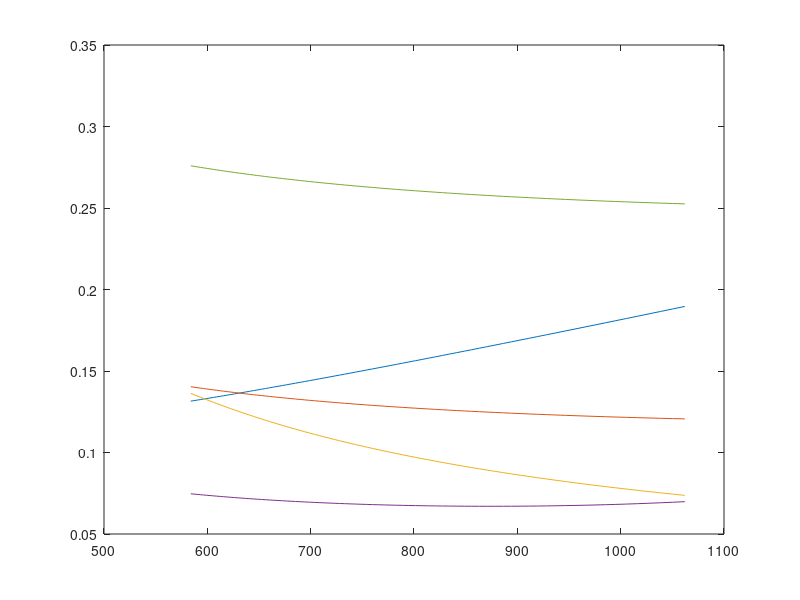

Reproduce this figure in MATLAB. (Note: this script raises an error after producing the figure.)
%Created by Kriston Rickman
%Date created 07/06/26
%V1.12
%Energy based constraint analysis
%Note:

%/*Goals*\

%/*simple concept of the takeoff constraint. formulas have been double
% checked and have changed base on the developing knowledge on the
% matter.*\

clearvars

%What the user wants to do

%user_path = user_state()
user_path = 1; % Delete when furhter advancing user inputs

switch user_path

    case 0
        state = "Find T/W and Wing laoding from past value"; % You plug in the value you were looking for then after looking at the grtaph and ifnding the numbers, you enter this state and type in the number and it rounds to the nearest values that it was computing of its related data.

    case 1
        state = "Find T/W";

    case 2
        state = "find_hp";

    case 3
        state = "find_wing_area";

    case 4
        state = "find_weight";


    case 5
        state = "find_span";

    case 6
        state = "explore_aircraft";


    otherwise
        disp("Invalid choice");
end



%Initial assumptions of aircraft design

Gravity = 9.81;

rho_SL = 1.225;

Cruise_velocity = 74.594;

C_Dmin = 0.027; % Assumption from Cirrus sr 20
C_Lmin = 0.3; % Assumption from Cirrus sr 20

Sweep_angle = 3; % Made from assumption

HP_to_watts = 745.7;

%The Design of the aircraft inputs
%NOTE Measuremnt in HP will be convert to Watts

Engine_power_HP = 230; % Assumption of Eninge need data
Span = 9; % assume based on aircraft type
Wing_area = 8:0.1:16; % assume based on aircraft type

Mass_without_wing_skin = 780; % assume based on aircraft type
Wing_mass_per_volume = 2700; % assumption of mass of GA aluminum
Wing_skin_thickness = 0.002; % assumption of mass of GA aluminum

% Engine Characteristics calculations

Engine_power_watts = Engine_power_HP .* HP_to_watts;

%Mass of the aircraft and related Geometry calculations

Fuel_spent_ground_to_TO = 0.11;
Fuel_mass_per_gallon = 2.8; % ARD
mass_loss_on_TO = Fuel_spent_ground_to_TO .* Fuel_mass_per_gallon;

Wing_skin_area_total = 2 .* Wing_area;
Wing_skin_volume = Wing_skin_area_total .* Wing_skin_thickness;
Wing_skin_mass = Wing_skin_volume .* Wing_mass_per_volume;

Mass_aircraft = Mass_without_wing_skin + Wing_skin_mass; % assume based on aircraft type
Mass_TO = Mass_aircraft - mass_loss_on_TO;

Weight_TO = Mass_TO * Gravity;
Wing_loading = Weight_TO ./ Wing_area;
AR_wing = Span.^2 ./ Wing_area;

%Aerodynamic calculations

    %Oswald efficiency calculations - Sweep angle calculation decision
if Sweep_angle == 0
    e = 1.78 .* (1 - 0.045 .* AR_wing.^0.68) - 0.64;
elseif Sweep_angle >= 30
    e = 4.61 .* (1 - 0.045 .* AR_wing.^0.68) .* (cosd(Sweep_angle)).^0.15 - 3.1;
elseif (Sweep_angle > 0) && (Sweep_angle < 30)
    e0 = 1.78 .* (1 - 0.045 .* AR_wing.^0.68) - 0.64;
    e30 = 4.61 .* (1 - 0.045 .* AR_wing.^0.68) .* (cosd(30)).^0.15 - 3.1;
    e = e0 + (Sweep_angle ./ 30) .* (e30 - e0);
else
    error("Sweep angle is out of range")
end
    
    %Full Drag Polar Buildup
K_1 = 1./(pi.*AR_wing.*e);

C_D0 = C_Dmin + K_1.*C_Lmin.^2;

K_2 = -2.*K_1.*C_Lmin;

%Takeoff constraint assumptions, variables and formulas
    %variables

    %Desired inputs
S_G = 502.92; % Ground roll takeoff distance
K_TO = 1.2;
C_Lmax_TO = 1.7; % Assumption including flaps, elevator, and wing
Rolling_friction_coefficient = 0.03;
Propeller_efficiency_TO = 0.75; % assume based on propeller

    %Velocity formulas
Velocity_stall = sqrt((2 .* Weight_TO) ./ (rho_SL .* Wing_area .* C_Lmax_TO));

Velocity_TO = K_TO * Velocity_stall;

Velocity_avg_TO = Velocity_TO ./ sqrt(2);

    %constraints sub-formulas
q_avg_TO = 0.5 .* rho_SL .* Velocity_avg_TO.^2;

C_L_required_TO = 2 .* Weight_TO ./(rho_SL .* Velocity_TO.^2 .* Wing_area);

%/*C_L_ground_TO For a more accurate constraint create a lift
%coefficient that is specific for ground because the ground 
%and takeoff coefficents are not the same*\

C_DTO = C_D0 + (K_1.*C_L_required_TO.^2) + K_2.*C_L_required_TO;

Lift_TO = 0.5 .* rho_SL .* Velocity_TO.^2 .* Wing_area .* C_L_required_TO;

Lift_avg_TO = 0.5 .* rho_SL .* Velocity_avg_TO.^2 .* Wing_area .* C_L_required_TO;

%/*The lift average take off will change based on the average dynamic
% pressure, lift coefficenets for the ground Take off and etc*\

Drag_TO = 0.5 .* C_DTO .* rho_SL .* Wing_area .* Velocity_TO.^2;

Drag_avg_TO = 0.5 .* rho_SL .* Velocity_avg_TO.^2 .* Wing_area .* C_DTO;

%/*Will also chagned when created ground drag coeffiecients for TO*\

Thrust_TO = (Propeller_efficiency_TO .* Engine_power_watts) ./ Velocity_TO;

Acceleration_TO = Velocity_TO.^2 ./ (2 .* S_G);

Thrust_to_Weight_TO = (Acceleration_TO ./ Gravity) + ... 
    (q_avg_TO .* C_DTO) ./ Wing_loading + Rolling_friction_coefficient ...
    .* (1 - (q_avg_TO .* C_L_required_TO) ./ Wing_loading); % Takeoff Constraint
%Creating scatter plot for takeoff constraint
figure;
plot(Wing_loading, Thrust_to_Weight_TO, '-');

hold on; %Stops from other plots from overriding the first



%Climb constraint

%/*This assumes no turns and constant climbing velocity, thus
% keeping the load factor (n) roughly around 1. Additionaly, the
% claculation assumes that there are no resistance such as landing
% gears or flaps that can have an inlfluence to drag are all not
% accounted for.*\

%Variables
alpha = 1; % assuming Simple sea-level climb

    %Aircraft desired Inputs
n = 1;
rate_of_climb = 3.5; %(meters per sec)
velocity_climb = 48;
rho_climb = 1.225;

%sub-formulas for the climb constraint

q_climb = 0.5 .* rho_climb .* velocity_climb.^2;

Beta = Mass_TO ./ Mass_aircraft; % Weight fraction

%A more specific version of Beta could have bee the mass while 
% climbing ./ Mass_TO

Thrust_to_Weight_climb = Beta/alpha .* (((K_1 .* n.^2 .* Beta) ./ ...
    q_climb) .* (Weight_TO ./ Wing_area) + K_2 .* n + C_D0 ./ ...
    ((Beta ./ q_climb) .* Wing_loading) + rate_of_climb ./ velocity_climb);


plot(Wing_loading, Thrust_to_Weight_climb, '-');



% Cruise constraint

%variable
knot_to_ms = 0.51444444;

%aircraft user inputs
rho_cruise = 0.905; % from the Aircraft Requirement Document (ARD)
velocity_cruise = 155 .* knot_to_ms;
%/*Will change in the future for user input when wanting to know
% the T/W for the desired cruise knots they want. Additionaly, will
% add the calculation of the cruise velocity when user does not have
% a desire velcoity and will be based on the parameter they place for
% the aircraft.*\

% sub-formulas for constraint

q_cruise = 0.5 .* rho_cruise .* velocity_cruise.^2;

C_Lcruise = Wing_loading ./ q_cruise;

C_D_cruise = C_D0 + (K_1 .* C_Lcruise.^2) + K_2 .* C_Lcruise;

% Calculate the thrust-to-weight ratio for cruise
Thrust_to_Weight_cruise = (q_cruise * C_D_cruise) ./ Wing_loading;

plot(Wing_loading, Thrust_to_Weight_cruise, '-');



%Turn constraint

%Variables

    %User desire input
rho_turn = 0.905;

%in meters of user idea of their aircraft turning
radius_turn = 300;


%Sub-formulas
velocity_stall_straight = sqrt((2 .* Wing_loading) ...
    ./ (rho_turn .* C_Lmax_TO)); %A straight line of aircraft stall velocity

%The guess of the safe turn velocity
velocity_guess_turn = K_TO .* velocity_stall_straight;

%Bank angle calculation from the guessed velocity and radius
bank_angle = atand(velocity_guess_turn.^2 ./ (radius_turn * Gravity));

%/*The start of the loop. We make it run
%through the loop to be accurate*\
n = 1;

for refine_loop = 1:1000

    n_old = n;
    
    velocity_stall_turn = sqrt((2 * Wing_loading .* n) ...
        ./ (rho_turn .* C_Lmax_TO));
    
    %The safe turn
    velocity_safe_turn = K_TO .* velocity_stall_turn;
    
    %Usign the new safe turn velocity we update the load factor
    update_load_factor = 1 ./ (cosd(atand(velocity_safe_turn.^2 ./  ...
        (radius_turn .* Gravity))));
    
    n = update_load_factor;

    if max(abs(n-n_old)) < 0.0001
        break
    end
    
end

%the dynamic pressure using the safe turn velcoity
q_turn = 0.5 .* rho_turn .* velocity_safe_turn.^2;

%coefficents
C_Lturn = update_load_factor .* Wing_loading ./ q_turn;
C_D_turn = C_D0 + K_1 .* C_Lturn.^2 + K_2 .* C_Lturn;

%Thrust to Weight calculation
Thrust_to_Weight_turn = (q_turn .* C_D_turn) ./ Wing_loading;
plot(Wing_loading, Thrust_to_Weight_turn, '-');



% Horizontal Acceleration constraint

%variables

    %user inputs
rho_accel = 1.225;
velocity_accel = 50;
accel_horiz = 2;

%sub-formulas

q_accel = 0.5 .* rho_accel .* velocity_accel.^2;

C_L_accel = Wing_loading ./ q_accel;

C_D_accel = C_D0 + K_1 .* C_L_accel.^2 + K_2 .* C_L_accel;

%horizontal accel. constraint
Thrust_to_Weight_horiz_accel = (q_accel .* C_D_accel) ./ Wing_loading ...
    + accel_horiz ./ Gravity; % Horizontal acceleration
plot(Wing_loading, Thrust_to_Weight_horiz_accel, '-');



%Approach Constraint

%variables

    %User input
rho_approach = 1.225;
velocity_approach = 70 .* knot_to_ms;
K_approach = 1.3;
%sub-formulas

velocity_stall_approach = velocity_approach ./ K_approach;
q_approach = 0.5 .* rho_approach .* velocity_stall_approach.^2;

%approach formula constraint
Wing_loading_approach = q_approach .* C_Lmax_TO;

%This creates a veritcal line for the apporach constraint
xline(Wing_loading_approach, '-');



xlabel('Wing Loading (N/m^2)');
ylabel('Thrust to Weight Ratio, T/W');
title('Constraints: T/W vs Wing Loading');
grid on;
legend('Takeoff', 'Climb', 'Cruise', 'Turn', 'Approach')

%/*stops the plots from being in the hold 
%mode thus future plots can ovveride*\

hold off; 


%/*What the user specifically wants from the program. Do they want
%specifically explore wing area based on fixed data they already know
% or does the user wants to explore multiple aircrafts and which would
% fit their goals.*\

function user_path = user_state()
disp("1 - Explore multiple aircraft designs")
disp("2 - Find required engine power")
disp("3 - Find wing area")
disp("4 - Find aircraft weight")
disp("5 - Find wingspan")

user_path = input("Choose an option: ");
end
